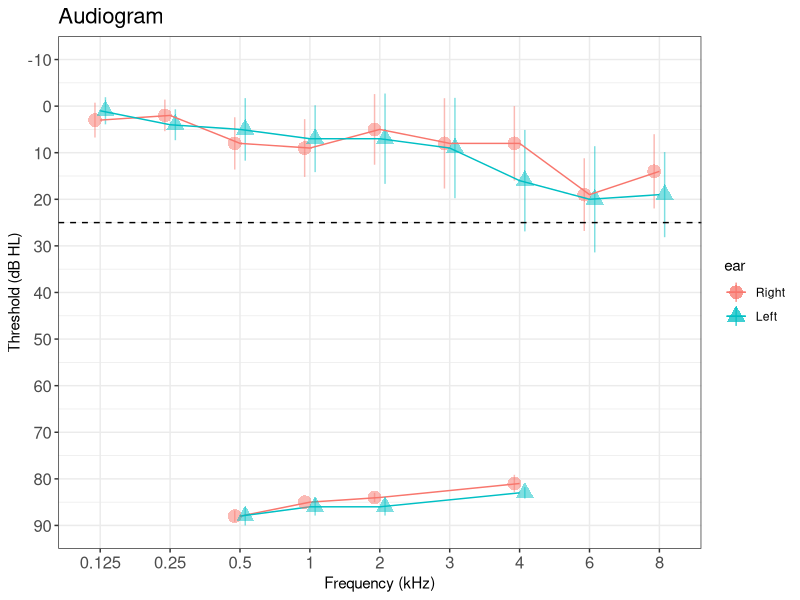

The R source for this figure: (Note: this script raises an error after producing the figure.)
#Installera paket
install.packages("ggplot2")
install.packages("ggpubr")

# setup ====
library(readr)
library(tidyverse)
library(ggplot2)
library(ggpubr)

# Read data ====
aud.dat <- read_delim("aud.csv", delim = ";", 
                  escape_double = FALSE, trim_ws = TRUE)

#separate UCL data
UCL.dat <- aud.dat[c("ID", "UCLL500", "UCLL1000", "UCLL2000", "UCLL4000", "UCLR500", "UCLR1000", "UCLR2000", "UCLR4000")]

#Remove variable "Group" and UCÖ-variables from aud dataframe
aud.dat <- within(aud.dat, rm(Group, UCLL500, UCLL1000, UCLL2000, UCLL4000, UCLR500, UCLR1000, UCLR2000, UCLR4000))   


# make long
aud.dat <- gather(aud.dat, key = "ear-freq", value = "dB", -ID)
UCL.dat <- gather(UCL.dat, key = "ear-freq", value = "dB", -ID)

# split and rename variables
aud.dat <- aud.dat %>% 
  separate(col = "ear-freq", into = c("ear","freq"), sep = (1)) %>%
  mutate(freq = (type.convert(freq))/1000) %>% 
  mutate(freqLabels = factor(freq)) %>% 
  mutate(ear = factor(ear, levels = c("R", "L"))) %>%
  mutate(ear = recode(ear, "R" = "Right", "L" = "Left"))

UCL.dat <- UCL.dat %>% 
  separate(col = "ear-freq", into = c("ear","freq"), sep = (4)) %>%
  mutate(freq = (type.convert(freq))/1000) %>% 
  mutate(freqLabels = factor(freq)) %>% 
  mutate(ear = factor(ear, levels = c("UCLR", "UCLL"))) %>%
  mutate(ear = recode(ear, "UCLR" = "Right", "UCLL" = "Left"))

# define function for SEM (standard error of mean)
std_error <- function(x) sd(x)/sqrt(length(x))

# Regular audiogram with SEM ====
ggplot(data = aud.dat, aes(y = dB, x = freqLabels, group = ear, color = ear, shape = ear))+
  
  # Aud layers
  stat_summary(fun = mean,
               fun.min = function(x) mean(x) - std_error(x), 
               fun.max = function(x) mean(x) + std_error(x), 
               geom = "pointrange", position=position_dodge(width=0.3), size = 1, alpha = 0.5) +
  stat_summary(fun = mean, geom = "line") +
  
  # UCL layers
  stat_summary(data = UCL.dat, fun = mean, geom = "line") +
  stat_summary(data = UCL.dat, fun = mean,
               fun.min = function(x) mean(x) - std_error(x),
               fun.max = function(x) mean(x) + std_error(x), 
               geom = "pointrange", size = 1, alpha = 0.5, position=position_dodge(width=0.3)) +
  
  
  scale_y_reverse(limits = c(90,-10), breaks = seq(-10, 90, by=10))+
  
  geom_hline(yintercept=25, linetype="dashed", color = "black", size=0.5)+
  labs(x = "Frequency (kHz)", y = "Threshold (dB HL)")+
  ggtitle("Audiogram") +
  theme_bw()+
  theme(plot.title = element_text(size = 16), axis.text = element_text(size = 12))



######################
## Left and Right ear split with different groups
######################

# Read data ====
aud.dat <- read_delim("aud.csv", delim = ";", 
                      escape_double = FALSE, trim_ws = TRUE)

#Specify group as factor
aud.dat$Group <- factor(aud.dat$Group, levels = c("1", "2"))

#Recode group
aud.dat$Group <- recode(aud.dat$Group, "1" = "M", "2" = "F")

# Do NOT remove variable "Group" (as for above non-grouped aud)
# aud.dat <- within(aud.dat, rm(Group))

# make long
aud.dat <- gather(aud.dat, key = "ear-freq", value = "dB", -ID, -Group)

# split and rename variables
aud.dat <- aud.dat %>% 
  separate(col = "ear-freq", into = c("ear","freq"), sep = (1)) %>%
  mutate(freq = (type.convert(freq))/1000) %>% 
  mutate(freqLabels = factor(freq)) %>% 
  mutate(ear = factor(ear, levels = c("R", "L"))) %>%
  mutate(ear = recode(ear, "R" = "Right", "L" = "Left"))

# define function for SEM (standard error of mean)
std_error <- function(x) sd(x)/sqrt(length(x))

##Create plot for LEFT EAR ====
aud_L <- ggplot(data = aud.dat[aud.dat$ear == "Left",], aes(y = dB, x = freqLabels, group = Group, color = Group, shape = Group))+
  
  #Aud layers
  stat_summary(fun = mean,
               fun.min = function(x) mean(x) - std_error(x), 
               fun.max = function(x) mean(x) + std_error(x), 
               geom = "pointrange", position=position_dodge(width=0.3), size = 1, alpha = 0.5) +
  stat_summary(fun = mean, geom = "line") +
  
  scale_y_reverse(limits = c(90,-10), breaks = seq(-10, 90, by=10))+
  
  geom_hline(yintercept=25, linetype="dashed", color = "black", size=0.5)+
  labs(x = "Frequency (kHz)", y = "Threshold (dB HL)")+
  ggtitle("Audiogram L") +
  theme_bw()+
  theme(plot.title = element_text(size = 16), axis.text = element_text(size = 12))

#Create plot for RIGHT EAR
aud_R <- ggplot(data = aud.dat[aud.dat$ear == "Right",], aes(y = dB, x = freqLabels, group = Group, color = Group, shape = Group))+
  
  #Aud layers
  stat_summary(fun = mean,
               fun.min = function(x) mean(x) - std_error(x), 
               fun.max = function(x) mean(x) + std_error(x), 
               geom = "pointrange", position=position_dodge(width=0.3), size = 1, alpha = 0.5) +
  stat_summary(fun = mean, geom = "line") +
  
  scale_y_reverse(limits = c(90,-10), breaks = seq(-10, 90, by=10))+
  
  geom_hline(yintercept=25, linetype="dashed", color = "black", size=0.5)+
  labs(x = "Frequency (kHz)", y = "Threshold (dB HL)")+
  ggtitle("Audiogram R") +
  theme_bw()+
  theme(plot.title = element_text(size = 16), axis.text = element_text(size = 12))

## Display Left and Right ears for groups ====

ggarrange(aud_L, aud_R, ncol = 2, nrow = 1)